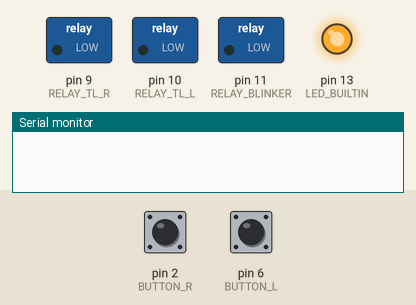
Simulated run of this sketch. Board: Arduino Uno, built with avr-gcc and run on an emulated ATmega328P. Shown: switched loads named in the sketch (green lamp = pin HIGH), output pins drawn as LEDs (lit = HIGH), the last lines printed to the serial monitor. Dashed ring = blinking. The inputs (shaded band) are chosen by the test bench; at power-on: pin 2 (BUTTON_R) HIGH, pin 6 (BUTTON_L) HIGH.

Above: at 2.2 s.
2.3 s: pin 2 (BUTTON_R) pulled LOW for 0.15 s
At 3.7 s:
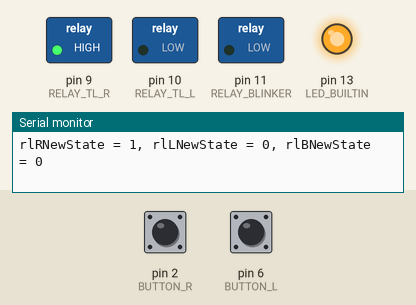
4.1 s: pin 6 (BUTTON_L) pulled LOW for 0.15 s
At 5.1 s:
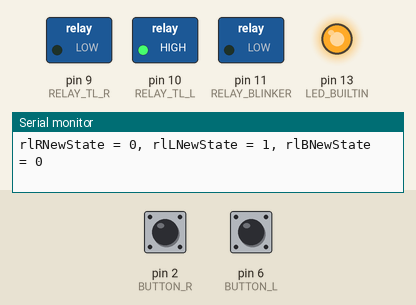
5.9 s: pin 6 (BUTTON_L) pulled LOW for 1 s
At 6.06 s:
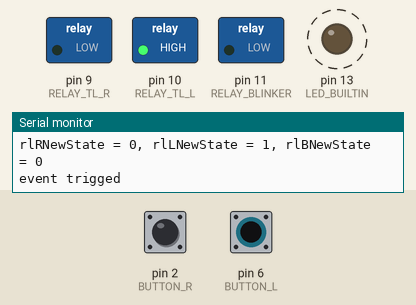
8.7 s: pin 6 (BUTTON_L) pulled LOW for 3.2 s
At 8.87 s:
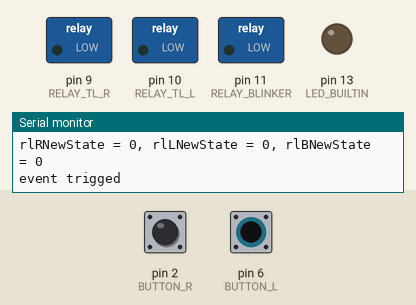
Timing chart, 0 to 13.7 s (numbered marks = the images above; inputs shaded):
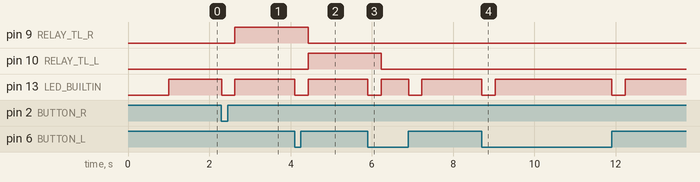

The sketch:

moto_lights_controller.ino
```cpp
/*

   Moto Lights Controller

*/

//
// Pin config
//

// Buttons
const int BUTTON_R = 2;
const int BUTTON_L = 6;

// Relays
const int RELAY_TL_R = 9;
const int RELAY_TL_L = 10;
const int RELAY_BLINKER = 11;

//
// Event sensing
//

// Event sensing states constants
const int EVENT_SENSING_IDLE = 0;
const int EVENT_SENSING_TRIGGED = 1;
const int EVENT_SENSING_PROCESSING = 2;
const int EVENT_SENSING_COMPUTING = 3;
const int EVENT_SENSING_ACTING = 4;
const int EVENT_SENSING_DONE = 5;

const unsigned long EVENT_SENSING_INTERVAL_MILLIS = 300;

// Event sensing variables
int esState = EVENT_SENSING_IDLE;
unsigned long esLastMillis = 0;

int btRLastState = HIGH;
int btRHCount = 0;
int btRLCount = 0;
bool btRClicked = false;
bool btRDoubleClicked = false;

int btLLastState = HIGH;
int btLHCount = 0;
int btLLCount = 0;
bool btLClicked = false;
bool btLDoubleClicked = false;

bool btBClicked = false;
bool btBDoubleClicked = false;

int rlRNewState = LOW;
int rlLNewState = LOW;
int rlBNewState = LOW;


//
//
//
void setup() {
  Serial.begin(57600);

  pinMode(BUTTON_R, INPUT);
  pinMode(BUTTON_L, INPUT);

  pinMode(RELAY_TL_R, OUTPUT);
  pinMode(RELAY_TL_L, OUTPUT);
  pinMode(RELAY_BLINKER, OUTPUT);

  pinMode(LED_BUILTIN, OUTPUT);
  delay(1000);
}

//
//
//
void loop() {
  switch (esState) {
    case EVENT_SENSING_IDLE:
      digitalWrite(LED_BUILTIN, HIGH);

      if (lookForEvents()) {
        esLastMillis = millis();
        esState = EVENT_SENSING_TRIGGED;
        digitalWrite(LED_BUILTIN, LOW);
        Serial.print("event trigged\n");
      }
      break;

    case EVENT_SENSING_TRIGGED:
      if (captureEvents()) {
        esState = EVENT_SENSING_PROCESSING;
        Serial.print("btRHCount = ");
        Serial.print(btRHCount);
        Serial.print(", btRLCount = ");
        Serial.print(btRLCount);
        Serial.print(", btLHCount = ");
        Serial.print(btLHCount);
        Serial.print(", btLLCount = ");
        Serial.print(btLLCount);
        Serial.print("\n");
      }
      break;

    case EVENT_SENSING_PROCESSING:
      processEvents();
      esState = EVENT_SENSING_COMPUTING;
      Serial.print("btRClicked = ");
      Serial.print(btRClicked);
      Serial.print(", btRDoubleClicked = ");
      Serial.print(btRDoubleClicked);
      Serial.print(", btLClicked = ");
      Serial.print(btLClicked);
      Serial.print(", btLDoubleClicked = ");
      Serial.print(btLDoubleClicked);
      Serial.print(", btBClicked = ");
      Serial.print(btBClicked);
      Serial.print(", btBDoubleClicked = ");
      Serial.print(btBDoubleClicked);
      Serial.print("\n");
      break;

    case EVENT_SENSING_COMPUTING:
      computeNewOutputState();
      esState = EVENT_SENSING_ACTING;
      Serial.print("rlRNewState = ");
      Serial.print(rlRNewState);
      Serial.print(", rlLNewState = ");
      Serial.print(rlLNewState);
      Serial.print(", rlBNewState = ");
      Serial.print(rlBNewState);
      Serial.print("\n");
      break;

    case EVENT_SENSING_ACTING:
      performActions();
      esState = EVENT_SENSING_DONE;
      break;

    case EVENT_SENSING_DONE:
      clear();
      esState = EVENT_SENSING_IDLE;
      break;

    default:
      clear();
      esState = EVENT_SENSING_IDLE;
      break;
  }
}

//
//
//
bool lookForEvents() {
  return watchButtons();
}

//
//
//
bool captureEvents() {
  unsigned long esCurrMillis = millis();

  if ((esCurrMillis - esLastMillis) > EVENT_SENSING_INTERVAL_MILLIS) {
    return true;
  }

  watchButtons();

  return false;
}

//
//
//
void processEvents() {
  if (btRLCount >= 2 && btRHCount >= 2) {
    btRDoubleClicked = true;
  } else if (btRLCount >= 1 && btRHCount >= 1) {
    btRClicked = true;
  }

  if (btLLCount >= 2 && btLHCount >= 2) {
    btLDoubleClicked = true;
  } else if (btLLCount >= 1 && btLHCount >= 1) {
    btLClicked = true;
  }

  if (btRDoubleClicked && btLDoubleClicked) {
    btRDoubleClicked = false;
    btLDoubleClicked = false;
    btBDoubleClicked = true;
  }

  if (btRClicked && btLClicked) {
    btRClicked = false;
    btLClicked = false;
    btBClicked = true;
  }
}

//
//
//
void computeNewOutputState() {
  int rlRCurrState = digitalRead(RELAY_TL_R);
  int rlLCurrState = digitalRead(RELAY_TL_L);
  int rlBCurrState = digitalRead(RELAY_BLINKER);

  int warningState = (rlRCurrState == HIGH && rlLCurrState == HIGH);

  if (btRClicked) {
    rlRNewState = !rlRCurrState || warningState;
    rlBNewState = rlBCurrState;
  }

  if (btLClicked) {
    rlLNewState = !rlLCurrState || warningState;
    rlBNewState = rlBCurrState;
  }

  if (btBClicked) {
    rlRNewState = !warningState;
    rlLNewState = !warningState;
    rlBNewState = rlBCurrState;
  }

  if (btRDoubleClicked || btLDoubleClicked || btBDoubleClicked) {
    rlRNewState = rlRCurrState;
    rlLNewState = rlLCurrState;
    rlBNewState = !rlBCurrState;
  }
}

//
//
//
void performActions() {
  digitalWrite(RELAY_TL_R, rlRNewState);
  digitalWrite(RELAY_TL_L, rlLNewState);
  digitalWrite(RELAY_BLINKER, rlBNewState);
}

//
//
//
void clear() {
  esLastMillis = 0;

  btRHCount = 0;
  btRLCount = 0;
  btRClicked = false;
  btRDoubleClicked = false;

  btLHCount = 0;
  btLLCount = 0;
  btLClicked = false;
  btLDoubleClicked = false;

  btBClicked = false;
  btBDoubleClicked = false;

  rlRNewState = LOW;
  rlLNewState = LOW;
  rlBNewState = LOW;
}

//
//
//
bool watchButtons() {
  int btRCurrentState = digitalRead(BUTTON_R);
  int btLCurrentState = digitalRead(BUTTON_L);

  if (btRCurrentState != btRLastState) {
    btRLastState = btRCurrentState;

    if (btRCurrentState == HIGH) {
      btRHCount++;

    } else if (btRCurrentState == LOW) {
      btRLCount++;
    }
  }

  if (btLCurrentState != btLLastState) {
    btLLastState = btLCurrentState;

    if (btLCurrentState == HIGH) {
      btLHCount++;

    } else if (btLCurrentState == LOW) {
      btLLCount++;
    }
  }

  // TODO: do it in non-blocking way
  delay(3);

  return (btRHCount > 0) || (btRLCount > 0) || (btLHCount > 0) || (btLLCount > 0);
}
```

Measured:
- after the input at 2.3 s, pin 9 (RELAY_TL_R): LOW → HIGH after 0.33 s; pin 13 (LED_BUILTIN): HIGH → LOW at once, → HIGH 0.33 s later
- after the input at 4.1 s, pin 9 (RELAY_TL_R): HIGH → LOW after 0.33 s; pin 10 (RELAY_TL_L): LOW → HIGH after 0.33 s; pin 13 (LED_BUILTIN): HIGH → LOW at once, → HIGH 0.33 s later
- after the input at 5.9 s, pin 10 (RELAY_TL_L): HIGH → LOW after 0.33 s; pin 13 (LED_BUILTIN): alternates HIGH for 0.67 s and LOW for 0.33 s, 4 changes in all, then stays HIGH, starting at once
- after the input at 8.7 s, pin 13 (LED_BUILTIN): alternates HIGH for 2.9 s and LOW for 0.33 s, starting at once
